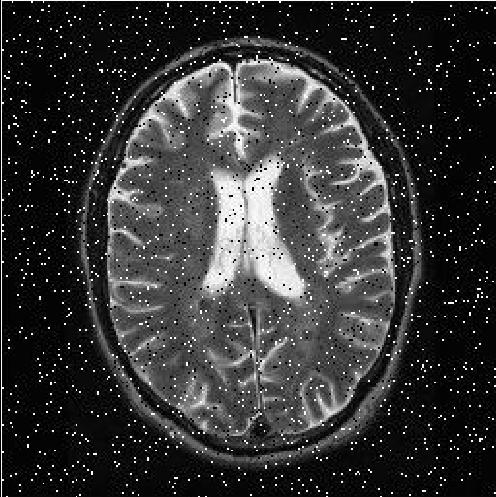
#> input picture BrainNoise.jpeg, 496 x 497 px
$ jupyter execute 'Brain max filtering.ipynb'
#> lines starting #> are read from the running program, lines starting #| are printed output that depends on the picture
[cell 1]
'''
1) The code imports the OpenCV, numpy, and scipy libraries
2) reads a grayscale image called "BrainNoise.jpeg,"
3) applies a median filter with a kernel size of 3 to it to reduce noise.
4) The goal of the code is to demonstrate the median filter's impact on noise reduction in images.
'''

'''
Image Processing and Data Visualization Winter Sem 2022 2023
Dhananjay Mandalkar
University of Wuppertal
'''

# the OpenCV library, which is used for image processing
import cv2

# the numpy library, which is used for numerical operations such as array manipulation
import numpy as np

# the numpy library, which is used for median filtering of the image
from scipy.ndimage import median_filter

# Load the image
img = cv2.imread('BrainNoise.jpeg', cv2.IMREAD_GRAYSCALE)
#> img is the input picture: shape (497, 496); min 0, max 255, mean 53.8

# Define the kernel size for the median filter
kernel_size = 3

# Perform median filtering
filtered_img = median_filter(img, size=kernel_size)
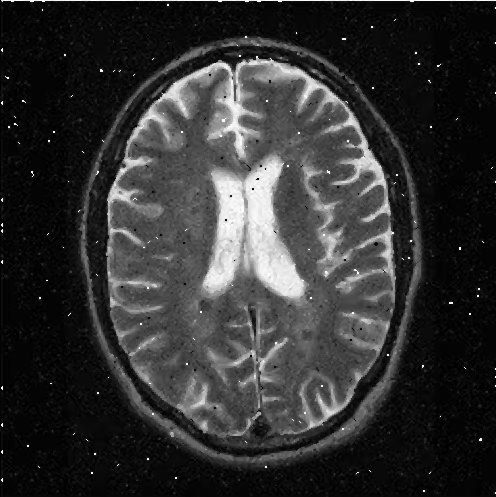
#> filtered_img: shape (497, 496); min 0, max 255, mean 49.7

# Convert the filtered image to 8-bit unsigned integer format
filtered_img = np.uint8(filtered_img)

# Concatenate the original and filtered images side by side
comparison_img = np.hstack((img, filtered_img))
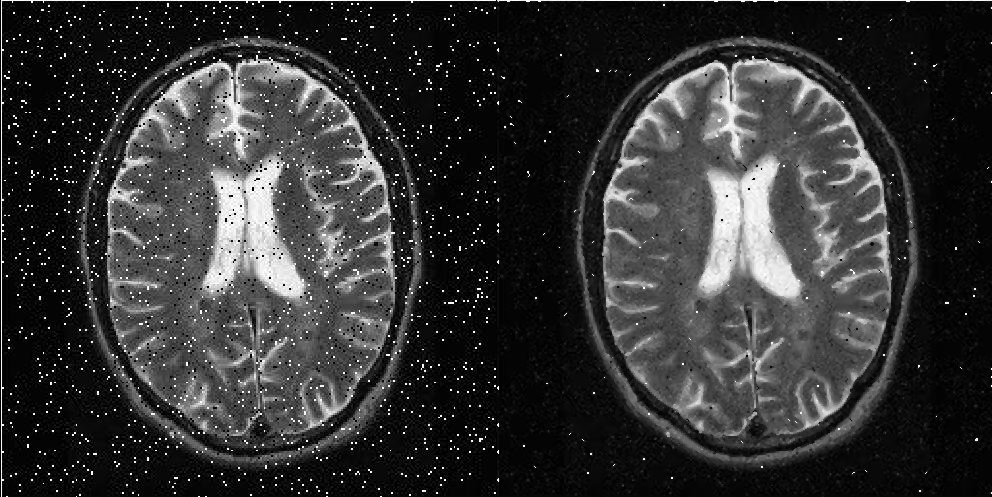
#> comparison_img: shape (497, 992); min 0, max 255, mean 51.8

# Add title for original image
cv2.putText(comparison_img,"Original Image", (10,30), cv2.FONT_HERSHEY_SIMPLEX, 0.8, (255,255,255), 2)

# Add title for filtered image
cv2.putText(comparison_img,"Filtered Image", (img.shape[1]+10,30), cv2.FONT_HERSHEY_SIMPLEX, 0.8, (255,255,255), 2)
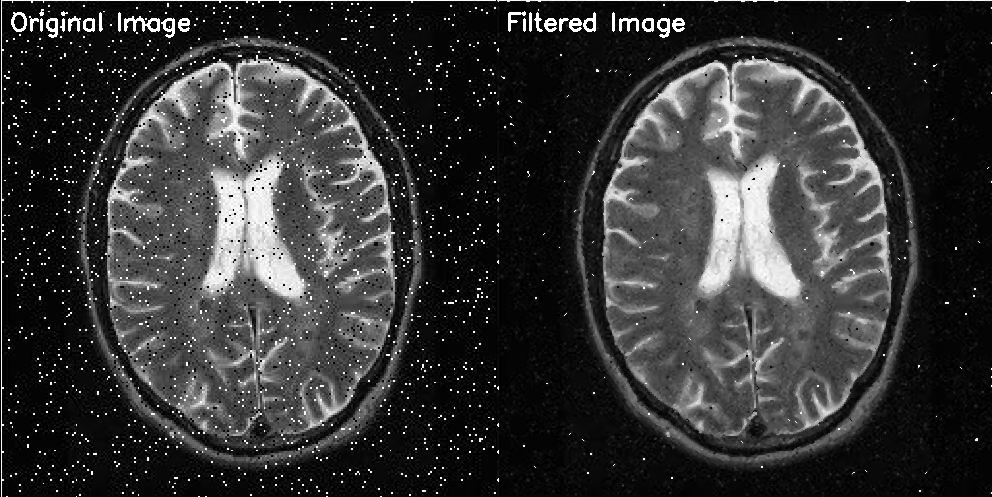
#> comparison_img: shape (497, 992); min 0, max 255, mean 53

# Display the images
cv2.imshow("Comparison", comparison_img)
cv2.waitKey(0)
cv2.destroyAllWindows()

$ run again, with BoneScan.jpg copied over BrainNoise.jpeg
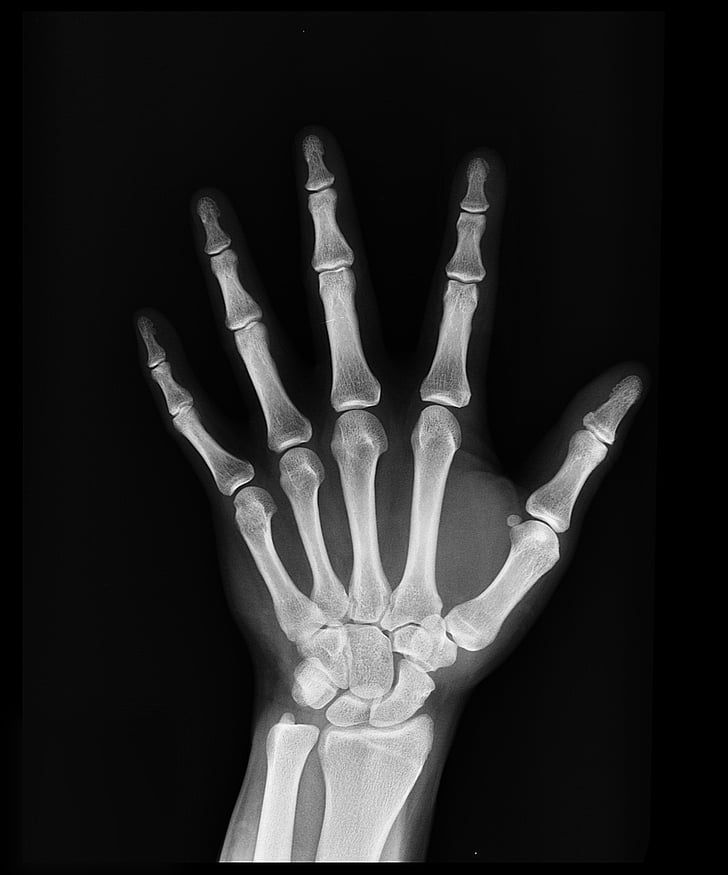
#> input picture BoneScan.jpg, 728 x 875 px
#> img is the input picture: shape (875, 728); min 0, max 255, mean 36.7
#> `comparison_img = np.hstack((img, filtered_img))`:
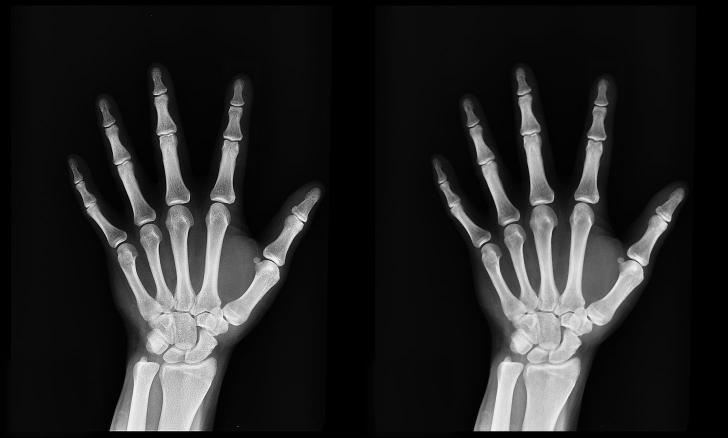
#> comparison_img: shape (875, 1456) (shown at 1/2 size); min 0, max 255, mean 36.7
#> `cv2.putText(comparison_img,"Filtered Image", (img.shape[1]+10,30), cv2..`:
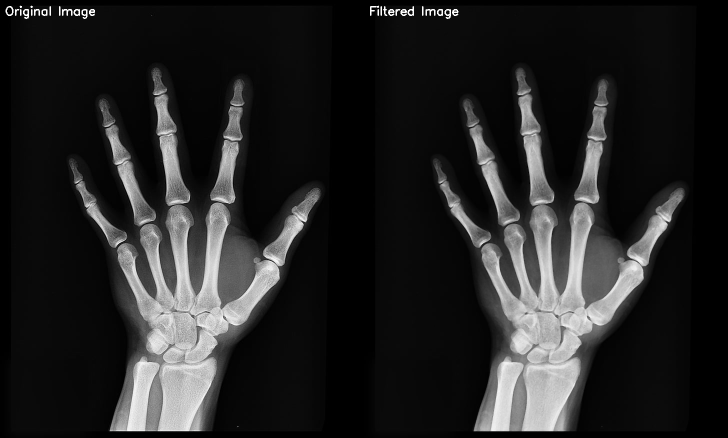
#> comparison_img: shape (875, 1456) (shown at 1/2 size); min 0, max 255, mean 37.2

$ run again, with Denoised brain image.png saved as BrainNoise.jpeg
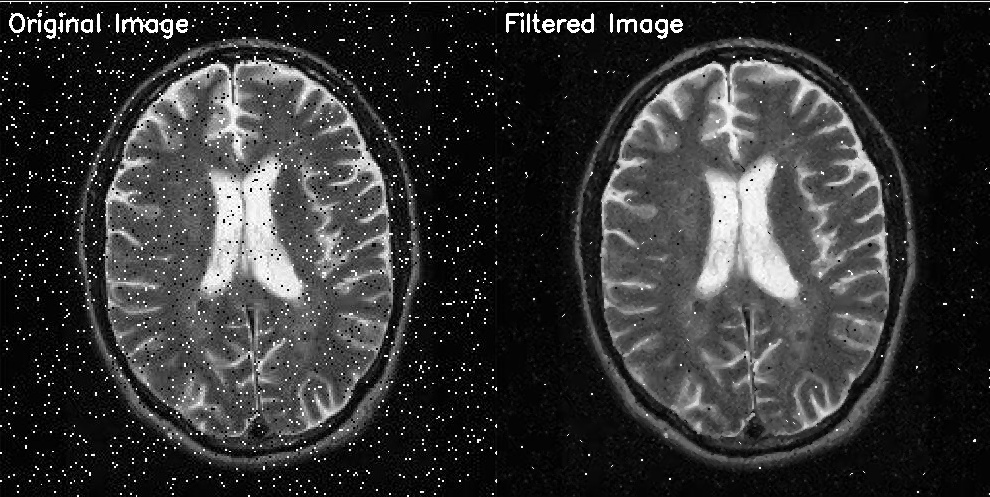
#> input picture Denoised brain image.png, 990 x 497 px
#> img is the input picture: shape (497, 990); min 0, max 255, mean 52.9
#> `filtered_img = median_filter(img, size=kernel_size)`:
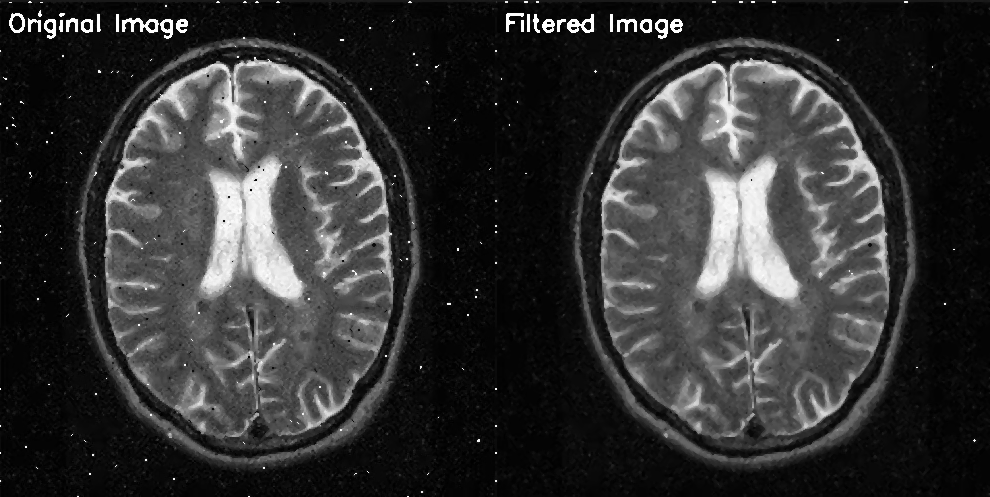
#> filtered_img: shape (497, 990); min 0, max 255, mean 50.5
#> `cv2.putText(comparison_img,"Filtered Image", (img.shape[1]+10,30), cv2..`:
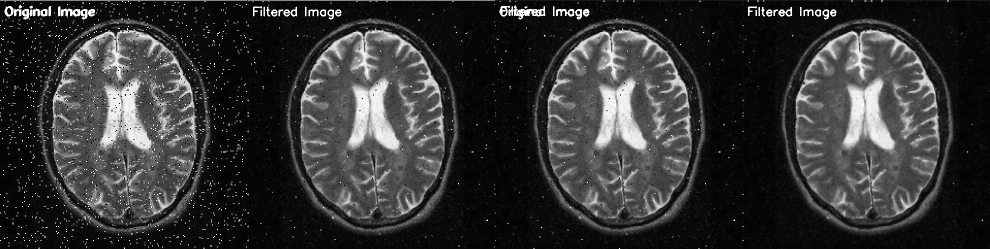
#> comparison_img: shape (497, 1980) (shown at 1/2 size); min 0, max 255, mean 52
